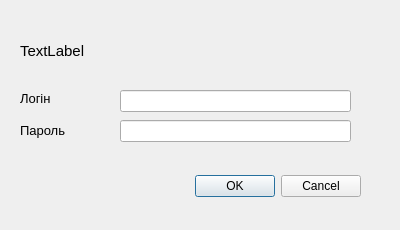
<?xml version="1.0" encoding="UTF-8"?>
<ui version="4.0">
 <class>LoginForm</class>
 <widget class="QDialog" name="LoginForm">
  <property name="geometry">
   <rect>
    <x>0</x>
    <y>0</y>
    <width>400</width>
    <height>230</height>
   </rect>
  </property>
  <property name="windowTitle">
   <string>Dialog</string>
  </property>
  <widget class="QDialogButtonBox" name="buttonBox">
   <property name="geometry">
    <rect>
     <x>20</x>
     <y>170</y>
     <width>341</width>
     <height>32</height>
    </rect>
   </property>
   <property name="orientation">
    <enum>Qt::Horizontal</enum>
   </property>
   <property name="standardButtons">
    <set>QDialogButtonBox::Cancel|QDialogButtonBox::Ok</set>
   </property>
  </widget>
  <widget class="QLabel" name="DB_Name_Label">
   <property name="geometry">
    <rect>
     <x>20</x>
     <y>30</y>
     <width>351</width>
     <height>41</height>
    </rect>
   </property>
   <property name="font">
    <font>
     <pointsize>11</pointsize>
    </font>
   </property>
   <property name="text">
    <string>TextLabel</string>
   </property>
   <property name="wordWrap">
    <bool>true</bool>
   </property>
  </widget>
  <widget class="QLineEdit" name="Login_Edit">
   <property name="geometry">
    <rect>
     <x>120</x>
     <y>90</y>
     <width>231</width>
     <height>22</height>
    </rect>
   </property>
  </widget>
  <widget class="QLabel" name="Login_Label">
   <property name="geometry">
    <rect>
     <x>20</x>
     <y>90</y>
     <width>55</width>
     <height>16</height>
    </rect>
   </property>
   <property name="font">
    <font>
     <pointsize>10</pointsize>
    </font>
   </property>
   <property name="text">
    <string>Логін</string>
   </property>
  </widget>
  <widget class="QLabel" name="Pass_Label">
   <property name="geometry">
    <rect>
     <x>20</x>
     <y>120</y>
     <width>71</width>
     <height>21</height>
    </rect>
   </property>
   <property name="font">
    <font>
     <pointsize>10</pointsize>
    </font>
   </property>
   <property name="text">
    <string>Пароль</string>
   </property>
  </widget>
  <widget class="QLineEdit" name="Pass_Edit">
   <property name="geometry">
    <rect>
     <x>120</x>
     <y>120</y>
     <width>231</width>
     <height>22</height>
    </rect>
   </property>
   <property name="echoMode">
    <enum>QLineEdit::Password</enum>
   </property>
  </widget>
 </widget>
 <resources/>
 <connections>
  <connection>
   <sender>buttonBox</sender>
   <signal>accepted()</signal>
   <receiver>LoginForm</receiver>
   <slot>accept()</slot>
   <hints>
    <hint type="sourcelabel">
     <x>248</x>
     <y>254</y>
    </hint>
    <hint type="destinationlabel">
     <x>157</x>
     <y>274</y>
    </hint>
   </hints>
  </connection>
  <connection>
   <sender>buttonBox</sender>
   <signal>rejected()</signal>
   <receiver>LoginForm</receiver>
   <slot>reject()</slot>
   <hints>
    <hint type="sourcelabel">
     <x>316</x>
     <y>260</y>
    </hint>
    <hint type="destinationlabel">
     <x>286</x>
     <y>274</y>
    </hint>
   </hints>
  </connection>
 </connections>
</ui>
